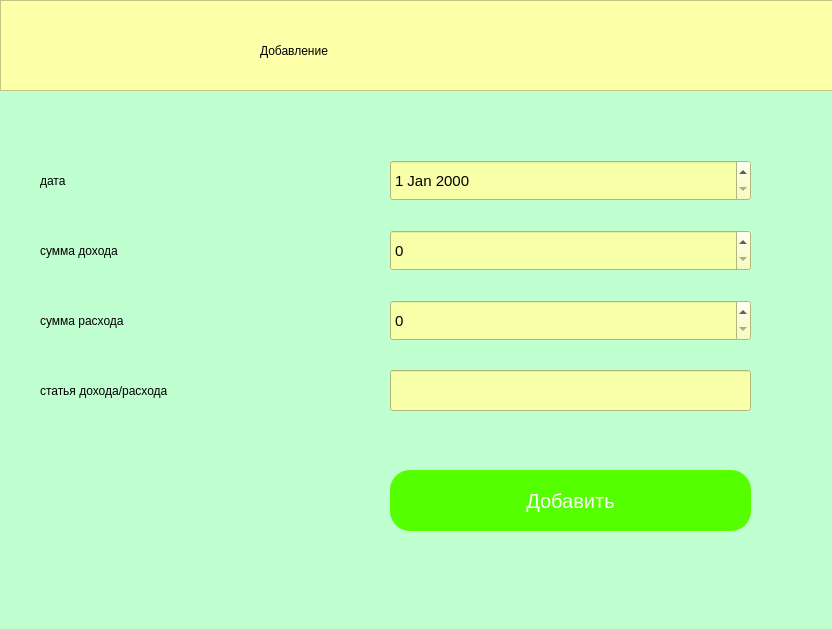
<?xml version="1.0" encoding="UTF-8"?>
<ui version="4.0">
 <class>Form</class>
 <widget class="QWidget" name="Form">
  <property name="geometry">
   <rect>
    <x>0</x>
    <y>0</y>
    <width>832</width>
    <height>629</height>
   </rect>
  </property>
  <property name="windowTitle">
   <string>Form</string>
  </property>
  <property name="styleSheet">
   <string notr="true">background-color: rgb(192, 255, 207);</string>
  </property>
  <widget class="QLabel" name="label">
   <property name="geometry">
    <rect>
     <x>260</x>
     <y>20</y>
     <width>261</width>
     <height>61</height>
    </rect>
   </property>
   <property name="styleSheet">
    <string notr="true">font: 63 25pt &quot;Yu Gothic UI Semibold&quot;;
background-color: rgb(254, 255, 169)</string>
   </property>
   <property name="text">
    <string>Добавление</string>
   </property>
  </widget>
  <widget class="QFrame" name="frame">
   <property name="geometry">
    <rect>
     <x>0</x>
     <y>0</y>
     <width>841</width>
     <height>91</height>
    </rect>
   </property>
   <property name="styleSheet">
    <string notr="true">background-color: rgb(254, 255, 169)</string>
   </property>
   <property name="frameShape">
    <enum>QFrame::StyledPanel</enum>
   </property>
   <property name="frameShadow">
    <enum>QFrame::Raised</enum>
   </property>
  </widget>
  <widget class="QLabel" name="label_2">
   <property name="geometry">
    <rect>
     <x>40</x>
     <y>160</y>
     <width>81</width>
     <height>41</height>
    </rect>
   </property>
   <property name="styleSheet">
    <string notr="true">font: 18pt &quot;Yu Gothic UI Semilight&quot;;</string>
   </property>
   <property name="text">
    <string>дата</string>
   </property>
  </widget>
  <widget class="QLabel" name="label_3">
   <property name="geometry">
    <rect>
     <x>40</x>
     <y>230</y>
     <width>191</width>
     <height>41</height>
    </rect>
   </property>
   <property name="styleSheet">
    <string notr="true">font: 18pt &quot;Yu Gothic UI Semilight&quot;;</string>
   </property>
   <property name="text">
    <string>сумма дохода</string>
   </property>
  </widget>
  <widget class="QLabel" name="label_4">
   <property name="geometry">
    <rect>
     <x>40</x>
     <y>300</y>
     <width>201</width>
     <height>41</height>
    </rect>
   </property>
   <property name="styleSheet">
    <string notr="true">font: 18pt &quot;Yu Gothic UI Semilight&quot;;</string>
   </property>
   <property name="text">
    <string>сумма расхода</string>
   </property>
  </widget>
  <widget class="QDateEdit" name="dateEdit">
   <property name="geometry">
    <rect>
     <x>390</x>
     <y>160</y>
     <width>361</width>
     <height>41</height>
    </rect>
   </property>
   <property name="styleSheet">
    <string notr="true">font-size: 15px;
background-color: rgb(248, 255, 169)</string>
   </property>
  </widget>
  <widget class="QLabel" name="label_5">
   <property name="geometry">
    <rect>
     <x>40</x>
     <y>370</y>
     <width>301</width>
     <height>41</height>
    </rect>
   </property>
   <property name="styleSheet">
    <string notr="true">font: 18pt &quot;Yu Gothic UI Semilight&quot;;</string>
   </property>
   <property name="text">
    <string>статья дохода/расхода</string>
   </property>
  </widget>
  <widget class="QSpinBox" name="doxod">
   <property name="geometry">
    <rect>
     <x>390</x>
     <y>230</y>
     <width>361</width>
     <height>41</height>
    </rect>
   </property>
   <property name="styleSheet">
    <string notr="true">font-size: 15px;
background-color: rgb(248, 255, 169)</string>
   </property>
  </widget>
  <widget class="QSpinBox" name="rasxod">
   <property name="geometry">
    <rect>
     <x>390</x>
     <y>300</y>
     <width>361</width>
     <height>41</height>
    </rect>
   </property>
   <property name="styleSheet">
    <string notr="true">font-size: 15px;
background-color: rgb(248, 255, 169)</string>
   </property>
  </widget>
  <widget class="QLineEdit" name="state">
   <property name="geometry">
    <rect>
     <x>390</x>
     <y>370</y>
     <width>361</width>
     <height>41</height>
    </rect>
   </property>
   <property name="styleSheet">
    <string notr="true">font-size: 15px;
background-color: rgb(248, 255, 169)</string>
   </property>
  </widget>
  <widget class="QPushButton" name="addbtn">
   <property name="geometry">
    <rect>
     <x>390</x>
     <y>470</y>
     <width>361</width>
     <height>61</height>
    </rect>
   </property>
   <property name="styleSheet">
    <string notr="true">font-size: 20px;
background-color: rgb(85, 255, 0);
border-radius: 20px;
color: white;</string>
   </property>
   <property name="text">
    <string>Добавить</string>
   </property>
  </widget>
  <widget class="QLabel" name="error">
   <property name="geometry">
    <rect>
     <x>40</x>
     <y>500</y>
     <width>311</width>
     <height>41</height>
    </rect>
   </property>
   <property name="styleSheet">
    <string notr="true">font: 75 16pt &quot;MS Shell Dlg 2&quot;;
color: red;</string>
   </property>
   <property name="text">
    <string/>
   </property>
  </widget>
  <zorder>frame</zorder>
  <zorder>label</zorder>
  <zorder>label_2</zorder>
  <zorder>label_3</zorder>
  <zorder>label_4</zorder>
  <zorder>dateEdit</zorder>
  <zorder>label_5</zorder>
  <zorder>doxod</zorder>
  <zorder>rasxod</zorder>
  <zorder>state</zorder>
  <zorder>addbtn</zorder>
  <zorder>error</zorder>
 </widget>
 <resources/>
 <connections/>
</ui>
